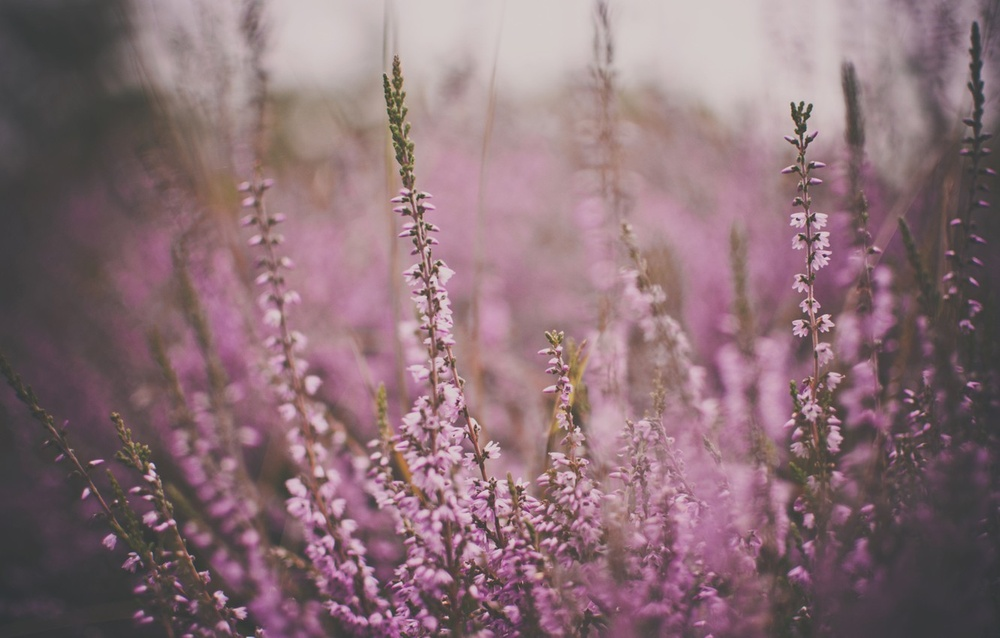
#> input picture Intensity_Compensation/dull-pink-flowers.jpg, 1000 x 638 px, shrunk from 1332 x 850 before the run
$ jupyter execute Intensity_Compensation.ipynb
#> lines starting #> are read from the running program, lines starting #| are printed output that depends on the picture
[cell 1]
import cv2
import matplotlib.pyplot as plt
import numpy as np

[cell 2]
img = cv2.imread("dull-pink-flowers.jpg")
#> img is the input picture: shape (638, 1000, 3); mean B, G, R 118.4, 111.6, 137.8
img = cv2.cvtColor(img, cv2.COLOR_BGR2RGB)

plt.rcParams['figure.figsize'] = [10, 10]
plt.title("Original image")
plt.imshow(img)
plt.show()

[cell 3]
colors = ('r', 'g', 'b')

for i, color in enumerate(colors):
    hist = cv2.calcHist([img], [i], None, [256], [0, 256])
    plt.plot(hist, color=color)

plt.title("Original image histogram")
plt.show()
#> figure, not shown here; curve peaks at x = 212, y = 10447; curve peaks at x = 65, y = 15226; curve peaks at x = 64, y = 10480

[cell 4]
def channel_intensity_compensation(channel):
    """
    Осуществляет компенсацию интенсивности канала изображения

    :param channel: канал изображения, у которого необходимо скомпенсировать интенсивность

    :return compensated_channel: канал изображения со скомпенсированной интенсивностью
    """
    max_value = np.amax(channel)
    min_value = np.amin(channel)
    ratio = 255 / (max_value - min_value)
    compensated_channel = np.zeros(channel.shape, dtype='uint8')

    for i in range(channel.shape[0]):
        for j in range(channel.shape[1]):
            compensated_channel[i][j] = (channel[i][j] - min_value) * ratio

    return compensated_channel

r, g, b = cv2.split(img)
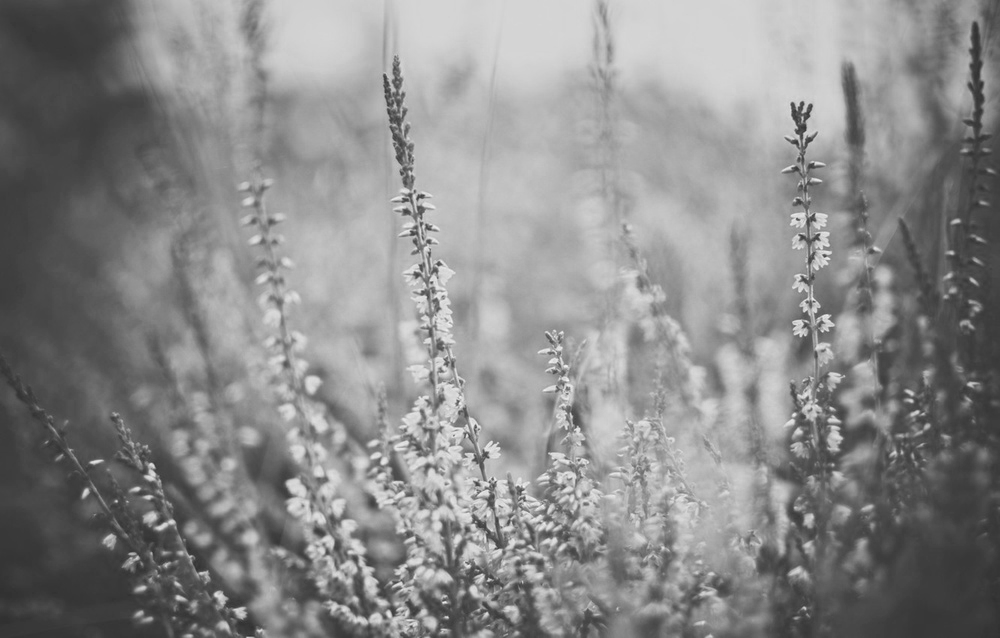
#> r: shape (638, 1000); min 47, max 245, mean 137.8
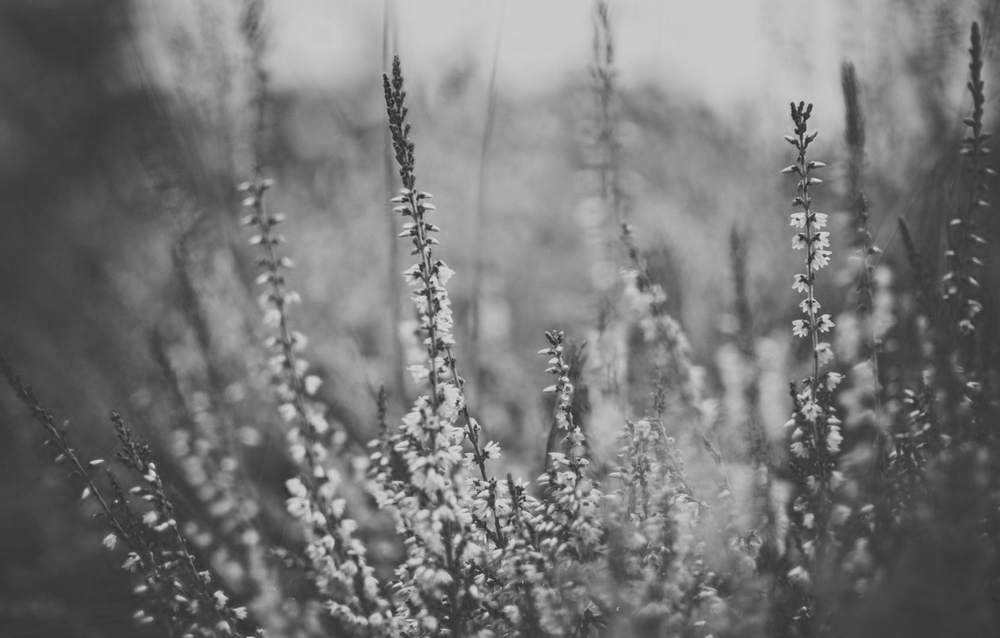
#> b: shape (638, 1000); min 34, max 228, mean 118.4
r = channel_intensity_compensation(r)
#> in channel_intensity_compensation, `max_value = np.amax(channel)`: max_value = 245
#> in channel_intensity_compensation, `min_value = np.amin(channel)`: min_value = 47
#> in channel_intensity_compensation, `ratio = 255 / (max_value - min_value)`: ratio = 1.29
#> after the loop in channel_intensity_compensation, `for i in range(channel.shape[0]):`:
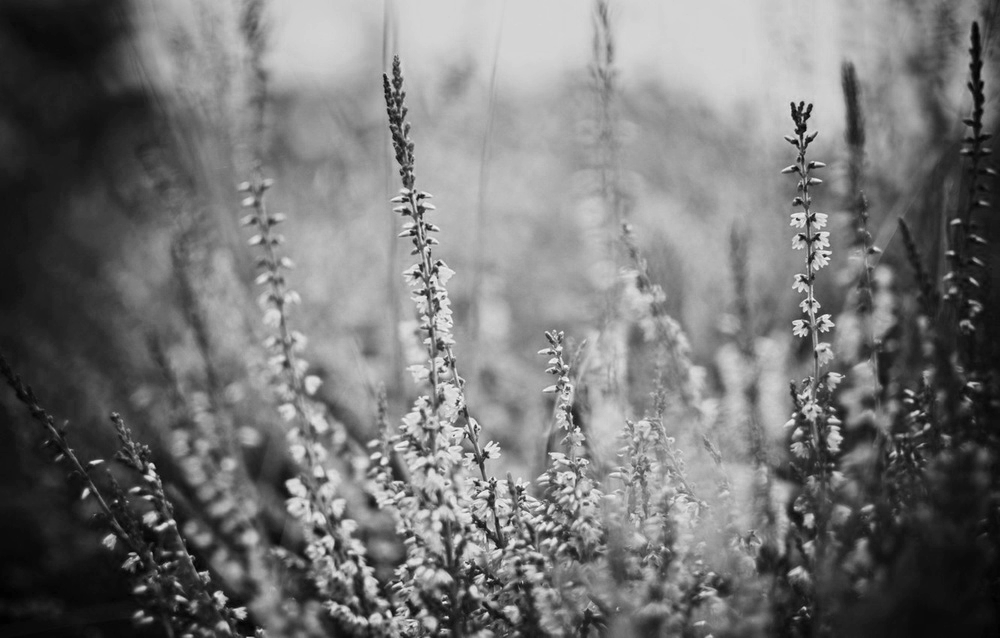
#> compensated_channel: shape (638, 1000); min 0, max 255, mean 116.4
g = channel_intensity_compensation(g)
#> in channel_intensity_compensation (call 2), `max_value = np.amax(channel)`: max_value = 210
#> in channel_intensity_compensation (call 2), `min_value = np.amin(channel)`: min_value = 35
#> in channel_intensity_compensation (call 2), `ratio = 255 / (max_value - min_value)`: ratio = 1.46
#> after the loop in channel_intensity_compensation (call 2), `for i in range(channel.shape[0]):`:
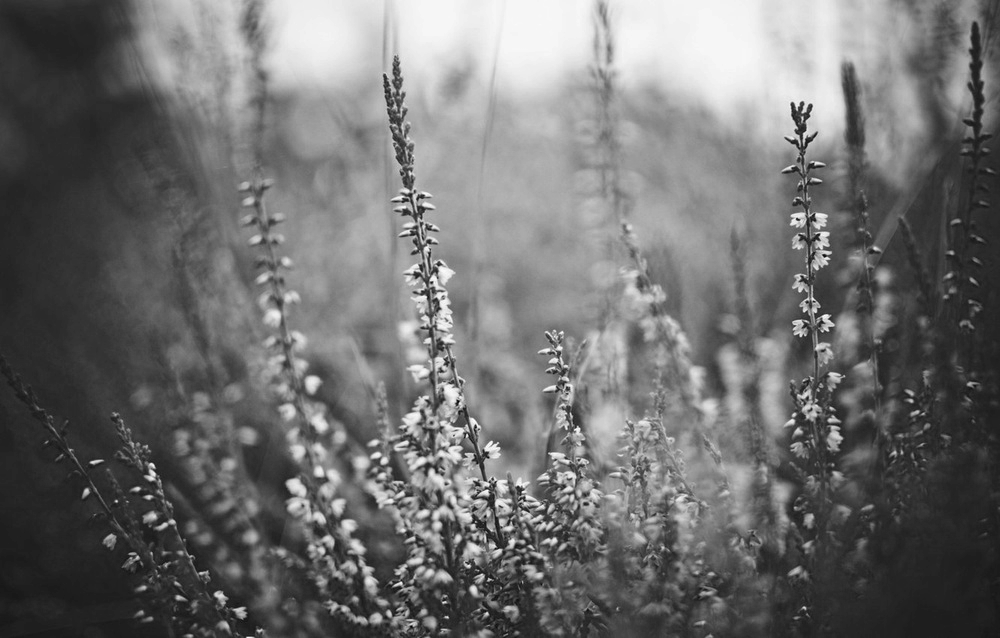
#> compensated_channel: shape (638, 1000); min 0, max 255, mean 111.1
b = channel_intensity_compensation(b)
#> in channel_intensity_compensation (call 3), `max_value = np.amax(channel)`: max_value = 228
#> in channel_intensity_compensation (call 3), `min_value = np.amin(channel)`: min_value = 34
#> in channel_intensity_compensation (call 3), `ratio = 255 / (max_value - min_value)`: ratio = 1.31
#> after the loop in channel_intensity_compensation (call 3), `for i in range(channel.shape[0]):`:
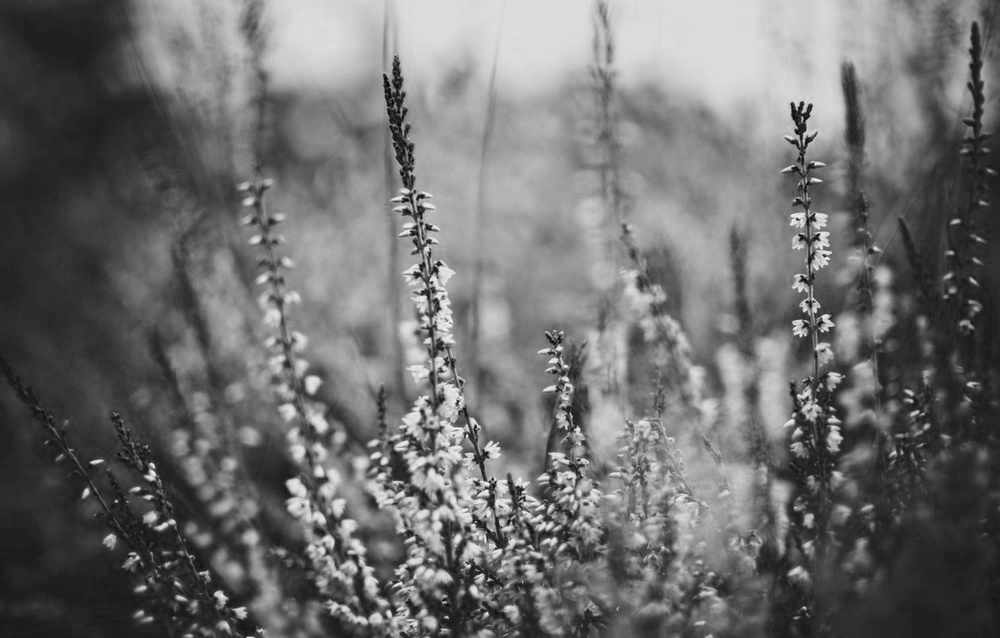
#> compensated_channel: shape (638, 1000); min 0, max 255, mean 110.4

compensated_img = cv2.merge((r, g, b))
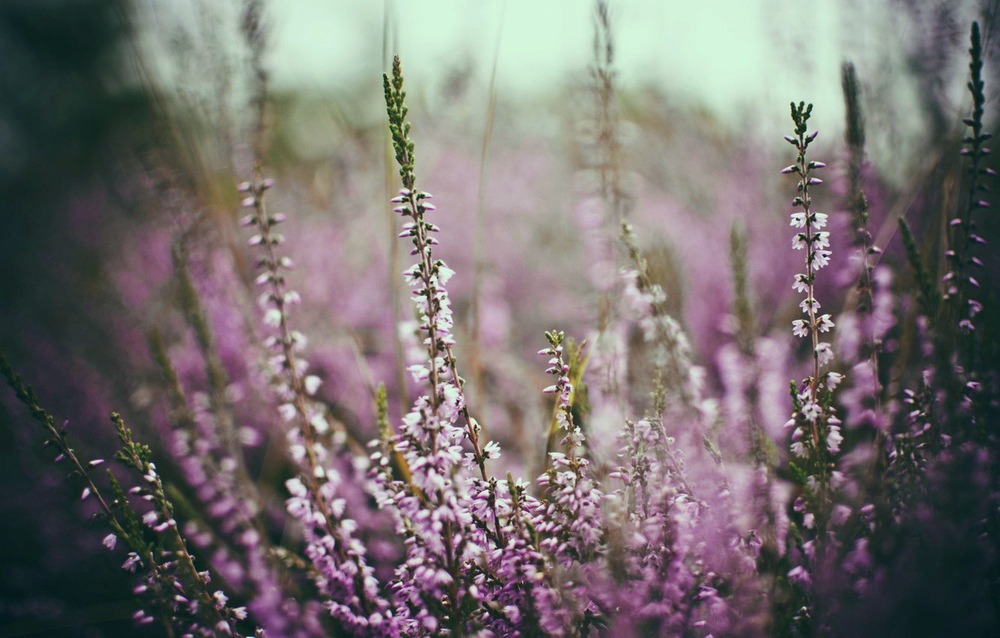
#> compensated_img: shape (638, 1000, 3); mean R, G, B 116.4, 111.1, 110.4

plt.title("Сompensated image")
plt.imshow(compensated_img)
plt.show()

[cell 5]
for i, color in enumerate(colors):
    hist = cv2.calcHist([compensated_img], [i], None, [256], [0, 256])
    plt.plot(hist, color=color)

plt.title("Сompensated image histogram")
plt.show()
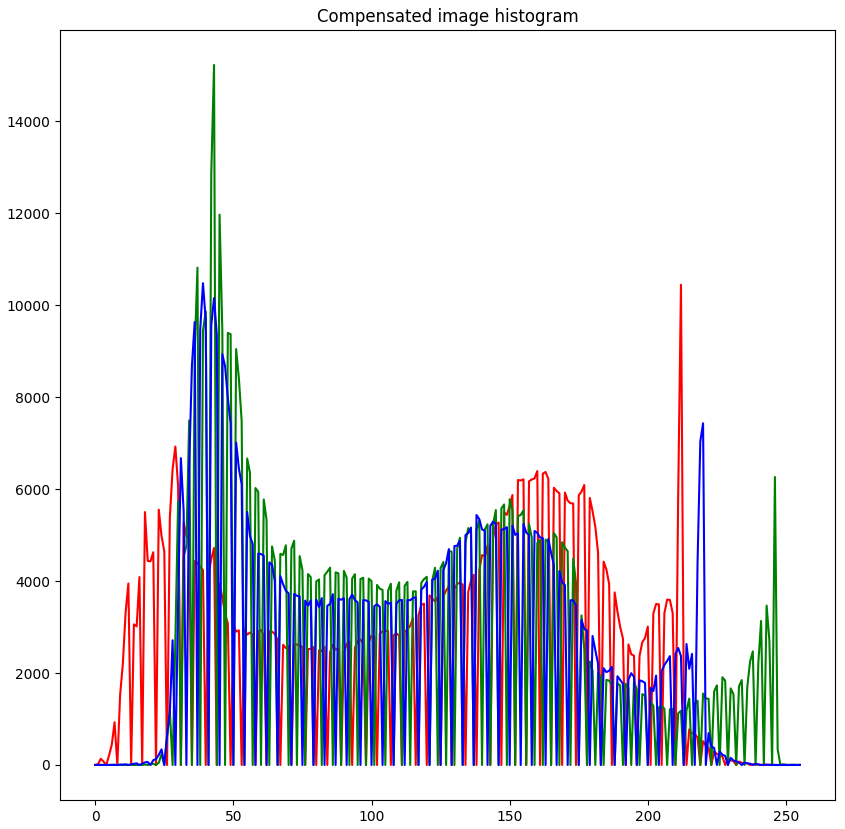
#> figure drawn by matplotlib, 1 panel; curve peaks at x = 212, y = 10447; curve peaks at x = 43, y = 15226; curve peaks at x = 39, y = 10480
